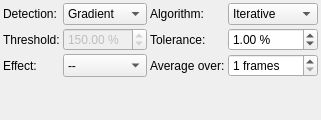
         <widget class="QWidget" name="tab_3">
          <attribute name="title">
           <string>Process</string>
          </attribute>
          <layout class="QVBoxLayout" name="verticalLayout_2">
           <property name="spacing">
            <number>3</number>
           </property>
           <property name="leftMargin">
            <number>3</number>
           </property>
           <property name="topMargin">
            <number>3</number>
           </property>
           <property name="rightMargin">
            <number>3</number>
           </property>
           <property name="bottomMargin">
            <number>3</number>
           </property>
           <item>
            <layout class="QGridLayout" name="gridLayout_6">
             <property name="spacing">
              <number>3</number>
             </property>
             <item row="1" column="2">
              <widget class="QLabel" name="label_4">
               <property name="toolTip">
                <string/>
               </property>
               <property name="text">
                <string>Tolerance:</string>
               </property>
              </widget>
             </item>
             <item row="1" column="3">
              <widget class="QDoubleSpinBox" name="toleranceIN">
               <property name="sizePolicy">
                <sizepolicy hsizetype="Minimum" vsizetype="Preferred">
                 <horstretch>0</horstretch>
                 <verstretch>0</verstretch>
                </sizepolicy>
               </property>
               <property name="toolTip">
                <string>Decrease value to narrow optimal focus point solution radius. Increase to expand solution radius</string>
               </property>
               <property name="suffix">
                <string> %</string>
               </property>
               <property name="minimum">
                <double>0.010000000000000</double>
               </property>
               <property name="maximum">
                <double>20.000000000000000</double>
               </property>
               <property name="singleStep">
                <double>0.100000000000000</double>
               </property>
               <property name="value">
                <double>1.000000000000000</double>
               </property>
              </widget>
             </item>
             <item row="2" column="0">
              <widget class="QLabel" name="label_8">
               <property name="toolTip">
                <string/>
               </property>
               <property name="text">
                <string>Effect:</string>
               </property>
              </widget>
             </item>
             <item row="0" column="1">
              <widget class="QComboBox" name="focusDetectionCombo">
               <property name="sizePolicy">
                <sizepolicy hsizetype="Preferred" vsizetype="Preferred">
                 <horstretch>0</horstretch>
                 <verstretch>0</verstretch>
                </sizepolicy>
               </property>
               <property name="toolTip">
                <string>&lt;html&gt;&lt;head/&gt;&lt;body&gt;&lt;p&gt;Select star detection algorithm&lt;/p&gt;&lt;/body&gt;&lt;/html&gt;</string>
               </property>
               <item>
                <property name="text">
                 <string>Gradient</string>
                </property>
               </item>
               <item>
                <property name="text">
                 <string>Centroid</string>
                </property>
               </item>
               <item>
                <property name="text">
                 <string>Threshold</string>
                </property>
               </item>
               <item>
                <property name="text">
                 <string>SEP</string>
                </property>
               </item>
              </widget>
             </item>
             <item row="1" column="0">
              <widget class="QLabel" name="label_19">
               <property name="toolTip">
                <string/>
               </property>
               <property name="text">
                <string>Threshold:</string>
               </property>
              </widget>
             </item>
             <item row="1" column="1">
              <widget class="QDoubleSpinBox" name="thresholdSpin">
               <property name="enabled">
                <bool>false</bool>
               </property>
               <property name="sizePolicy">
                <sizepolicy hsizetype="Minimum" vsizetype="Preferred">
                 <horstretch>0</horstretch>
                 <verstretch>0</verstretch>
                </sizepolicy>
               </property>
               <property name="toolTip">
                <string>&lt;html&gt;&lt;body&gt;&lt;p&gt;Increase to restrict the centroid to bright cores. Decrease to enclose fuzzy stars.&lt;/p&gt;&lt;/body&gt;&lt;/html&gt;</string>
               </property>
               <property name="suffix">
                <string> %</string>
               </property>
               <property name="minimum">
                <double>90.000000000000000</double>
               </property>
               <property name="maximum">
                <double>500.000000000000000</double>
               </property>
               <property name="singleStep">
                <double>10.000000000000000</double>
               </property>
               <property name="value">
                <double>150.000000000000000</double>
               </property>
              </widget>
             </item>
             <item row="0" column="3">
              <widget class="QComboBox" name="focusAlgorithmCombo">
               <property name="sizePolicy">
                <sizepolicy hsizetype="Preferred" vsizetype="Preferred">
                 <horstretch>0</horstretch>
                 <verstretch>0</verstretch>
                </sizepolicy>
               </property>
               <property name="toolTip">
                <string>&lt;html&gt;&lt;head/&gt;&lt;body&gt;&lt;p&gt;Select focus process algorithm:&lt;/p&gt;
&lt;ul&gt;
&lt;li&gt;&lt;b&gt;Iterative&lt;/b&gt;: Moves focuser by discreet steps initially decided by the step size. Once a curve slope is calculated, further step sizes are calculated to reach optimal solution. The algorithm stops when the measured HFR is within percentage tolerance of the minimum HFR recorded in the procedure.&lt;/li&gt;
&lt;li&gt;&lt;b&gt;Polynomial&lt;/b&gt;: Starts with iterative method. Upon crossing to the other side of the V-Curve, polynomial fitting coefficients along with possible minimum solution are calculated. This algorithm can be faster than purely iterative approach given a good data set.&lt;/li&gt;
&lt;/ul&gt;
&lt;/body&gt;&lt;/html&gt;</string>
               </property>
               <item>
                <property name="text">
                 <string>Iterative</string>
                </property>
               </item>
               <item>
                <property name="text">
                 <string>Polynomial</string>
                </property>
               </item>
              </widget>
             </item>
             <item row="0" column="2">
              <widget class="QLabel" name="label_21">
               <property name="toolTip">
                <string/>
               </property>
               <property name="text">
                <string>Algorithm:</string>
               </property>
              </widget>
             </item>
             <item row="0" column="0">
              <widget class="QLabel" name="label_5">
               <property name="toolTip">
                <string/>
               </property>
               <property name="text">
                <string>Detection:</string>
               </property>
              </widget>
             </item>
             <item row="2" column="1">
              <widget class="QComboBox" name="filterCombo">
               <property name="sizePolicy">
                <sizepolicy hsizetype="Preferred" vsizetype="Preferred">
                 <horstretch>0</horstretch>
                 <verstretch>0</verstretch>
                </sizepolicy>
               </property>
               <property name="toolTip">
                <string>Apply filter to image after capture to enhance it</string>
               </property>
               <item>
                <property name="text">
                 <string>--</string>
                </property>
               </item>
              </widget>
             </item>
             <item row="2" column="2">
              <widget class="QLabel" name="label_3">
               <property name="toolTip">
                <string/>
               </property>
               <property name="text">
                <string>Average over:</string>
               </property>
              </widget>
             </item>
             <item row="2" column="3">
              <widget class="QSpinBox" name="focusFramesSpin">
               <property name="sizePolicy">
                <sizepolicy hsizetype="Minimum" vsizetype="Preferred">
                 <horstretch>0</horstretch>
                 <verstretch>0</verstretch>
                </sizepolicy>
               </property>
               <property name="toolTip">
                <string>&lt;html&gt;&lt;body&gt;&lt;p&gt;Number of frames to capture in order to average the HFR value at the current focuser position.&lt;/p&gt;&lt;/body&gt;&lt;/html&gt;</string>
               </property>
               <property name="suffix">
                <string> frames</string>
               </property>
               <property name="minimum">
                <number>1</number>
               </property>
              </widget>
             </item>
            </layout>
           </item>
           <item>
            <spacer name="verticalSpacer">
             <property name="orientation">
              <enum>Qt::Vertical</enum>
             </property>
             <property name="sizeHint" stdset="0">
              <size>
               <width>20</width>
               <height>40</height>
              </size>
             </property>
            </spacer>
           </item>
          </layout>
         </widget>
